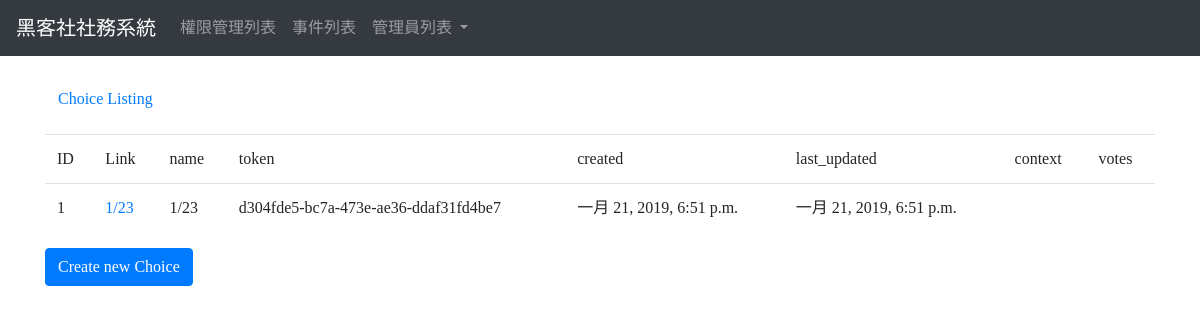
Screenshot of /club/choice/ with the database file from the repository.
### club/models.py (models this page shows, shortened)
class Choice(models.Model):
    name = models.CharField(max_length=255)
    token = models.UUIDField(db_index=True, default=uuid.uuid4)
    created = models.DateTimeField(auto_now_add=True, editable=False)
    last_updated = models.DateTimeField(auto_now=True, editable=False)
    poll = models.ForeignKey(
        'club.Poll',
        on_delete=models.CASCADE, related_name="polls"
    )
    class Meta:
        ordering = ('created',)
    def __str__(self):
        return u'%s' % self.name
    def get_absolute_url(self):
        return reverse('club_choice_detail', args=(self.token,))

### club/views.py (the view)
# urls.py: url(r'^club/choice/$', views.ChoiceListView.as_view(), name='club_choice_list'),
class ChoiceListView(ListView):
    model = Choice

### club/templates/club/choice_list.html
{% extends "base.html" %}
{% load static %}
{% block content %}
<p><a class="btn btn-default" href="{% url 'club_choice_list' %}">Choice Listing</a></p>
<table class="table">
<tr>
<td>ID</td><td>Link</td>
    <td>name</td>
    <td>token</td>
    <td>created</td>
    <td>last_updated</td>
    <td>context</td>
    <td>votes</td>
</tr>
{% for object in object_list %}
<tr>
    <td>{{object.pk}}</td>
    <td><a href="{{object.get_absolute_url}}">{{object}}</a></td>
    <td>{{ object.name }}</td>
    <td>{{ object.token }}</td>
    <td>{{ object.created }}</td>
    <td>{{ object.last_updated }}</td>
    <td>{{ object.context }}</td>
    <td>{{ object.votes }}</td>
</tr>
{% endfor %}
</table><a class="btn btn-primary" href="{% url 'club_choice_create' %}">Create new Choice</a>
{% endblock %}

### club/templates/base.html (style rules this page uses)
* { font-family: Microsoft JhengHei !important; }

### rows the page displays
Choice: pk "1", name "1/23", token "d304fde5-bc7a-473e-ae36-ddaf31fd4be7", created "一月 21, 2019, 6:51 p.m.", last_updated "一月 21, 2019, 6:51 p.m."
